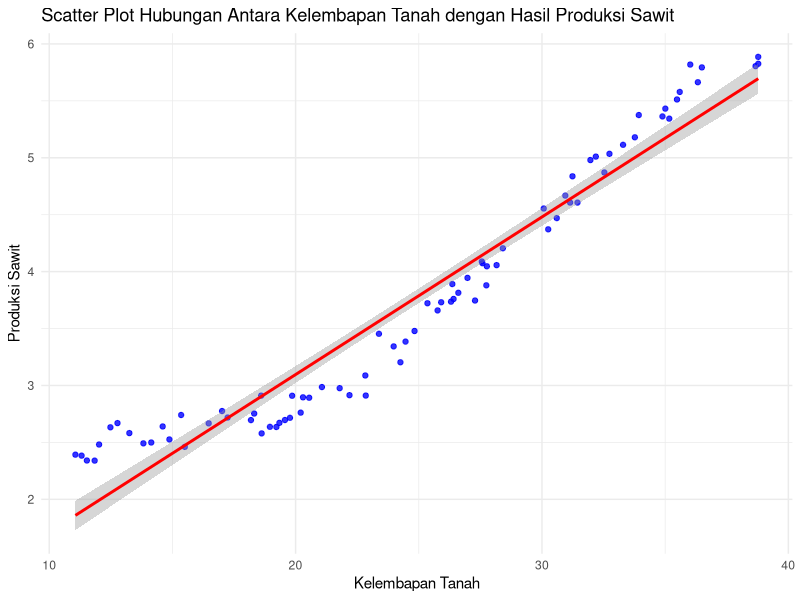
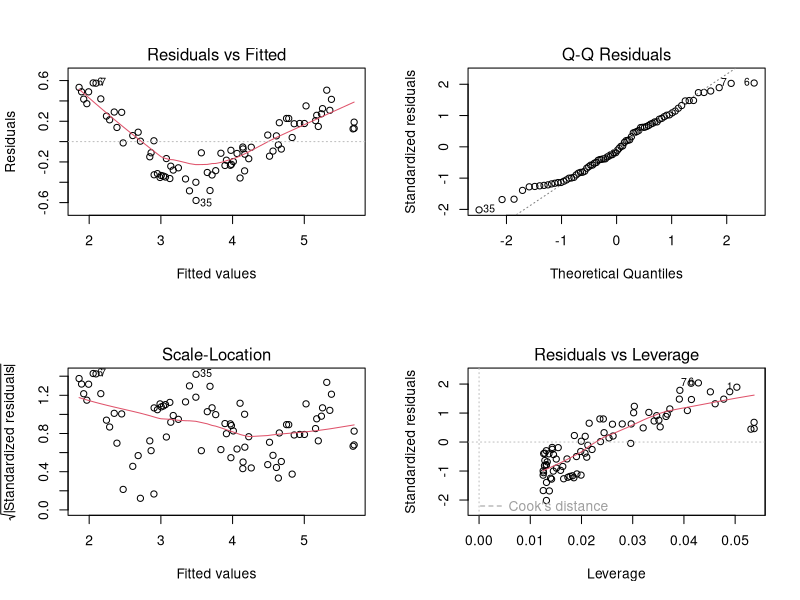

The R source for these figures, in order:
## ---- chunk 1
# Impor Data
df <- read.csv("../data/data_mini_project_week_7.csv")
cat("Jumlah Baris: ", nrow(df), "\n")
cat("Jumlah Kolom: ", ncol(df), "\n\n")
print(head(df))
## ---- chunk 2
# Statistika Deskriptif
summary(df)
## ---- chunk 3
# Visualisasi Scatter Plot
library(ggplot2)
ggplot(df, aes(x = df$Kelembapan_Tanah, y = df$Produksi_Sawit)) +
  geom_point(color = "blue", size = 1.5, alpha = 0.8) +
  geom_smooth(method = "lm", color = "red", se = TRUE) +
  labs(
    title = "Scatter Plot Hubungan Antara Kelembapan Tanah dengan Hasil Produksi Sawit",
    x = "Kelembapan Tanah",
    y = "Produksi Sawit"
  ) +
  theme_minimal()
## ---- chunk 4
# Model Regresi Linear Sederhana
model <- lm(Produksi_Sawit ~ Kelembapan_Tanah, data = df)
summary(model)
confint(model, level = 0.95)
## ---- chunk 5
# Diagnostic Plot
par(mfrow = c(2, 2))
plot(model)
par(mfrow = c(1, 1))
## ---- chunk 6
# Predict The Value
predict_df <- data.frame(
  Kelembapan_Tanah = 50
)
predict(model, newdata = predict_df)
